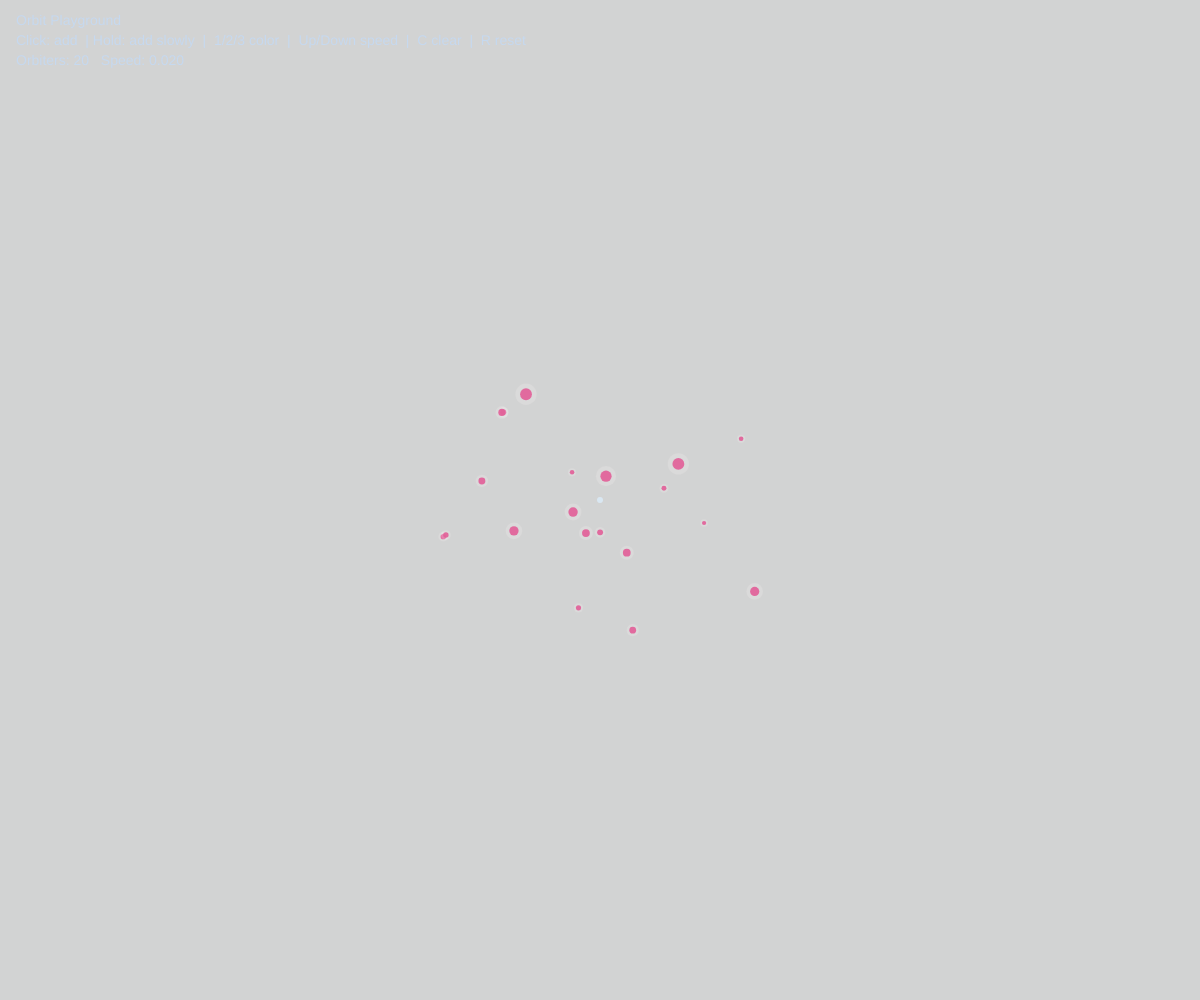
Frame 1 (no input)
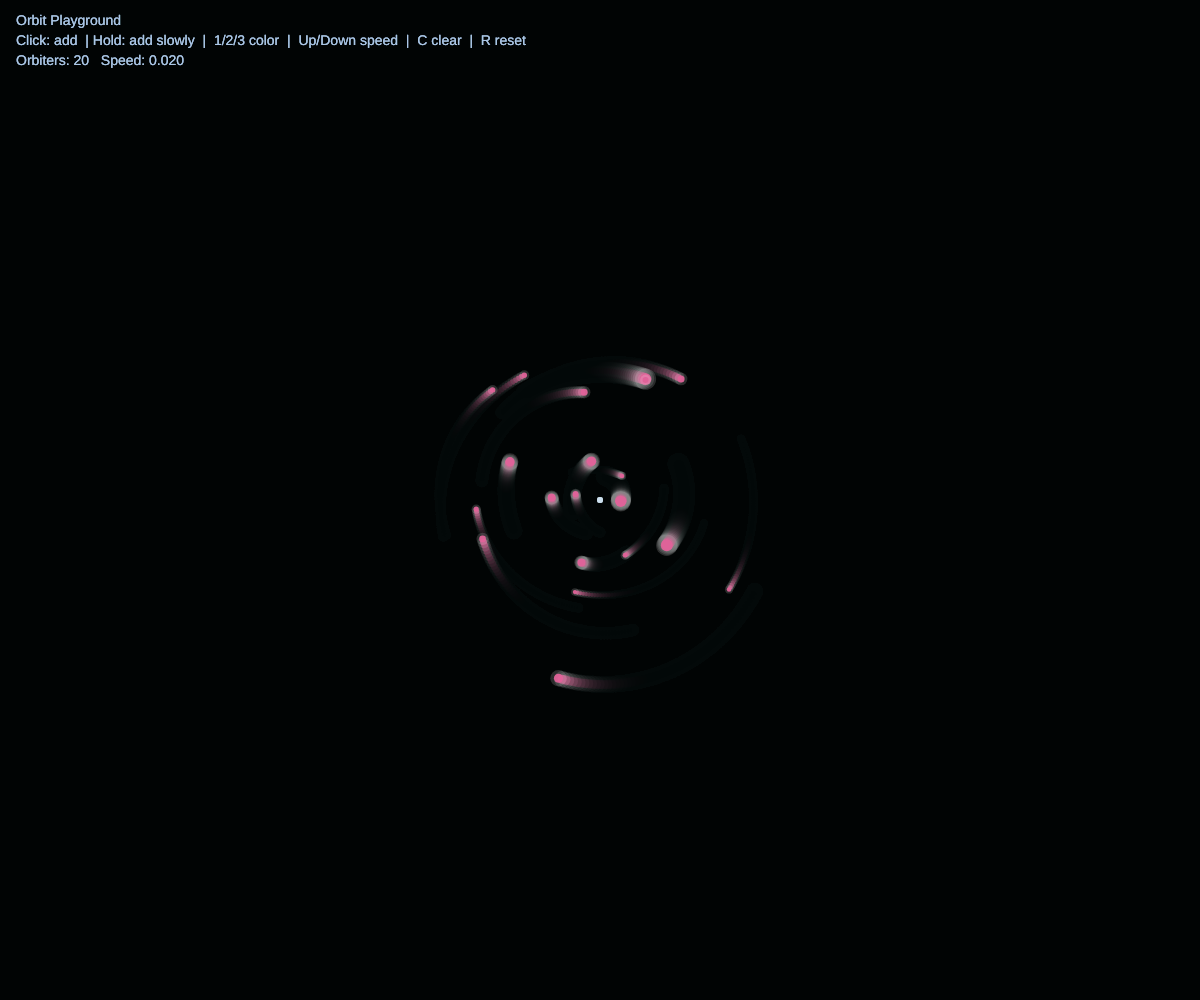
Frame 60 (no input)
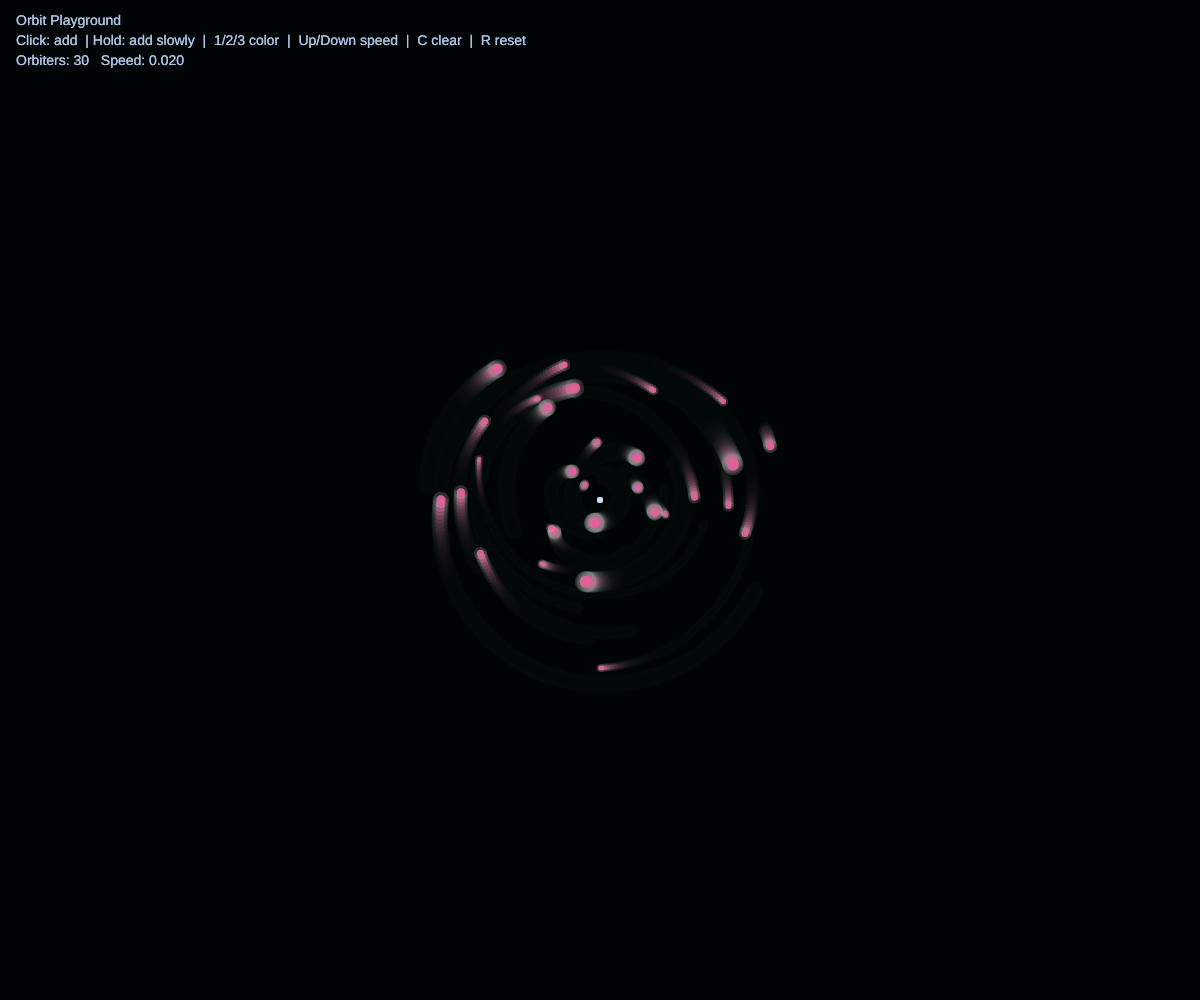
Frame 120 (the mouse pressed at the canvas centre since frame 60)

The p5.js sketch that drew these frames (run headless with seeded random() and noise() and a simulated clock; from frame 60 on, the mouse is pressed at the canvas centre):

// p5.js sketch
// ── sketch.js
// Orbit Playground
// Copyright belongs to Harvey Chowdhury

// Requirements used:
// 1 Loops (drawing/updating many circles each frame)
// 2 Arrays (storing many orbiters/circles)
// 3 Classes examples

// Controls:
// Left Click: add a new orbiter
// Hold mouse: add orbiters slowly
// press 1 / 2 / 3 to change color style
// Up / Down arrow kets: speed up / slow down
// C: clear orbiters
// R: reset to default

let orbiters = [];      
let colorMode = 1;
let globalSpeed = 0.02; //speed control



function setup() {
  createCanvas(windowWidth, windowHeight);
  noStroke();

  // start with a few orbiters
  for (let i = 0; i < 20; i++) {
    orbiters.push(new Orbiter(width / 2, height / 2));
  }
}




function draw() {
  // soft trail background
  background(5, 6, 10, 45);

  // (LOOP)update + display every orbiter
  for (let i = 0; i < orbiters.length; i++) {
    orbiters[i].update();
    orbiters[i].display();
  }

  // center point
  fill(220, 240, 255, 180);
  circle(width / 2, height / 2, 6);

  drawHUD();

  // Mouse hold to add orbiters slowly
  if (mouseIsPressed && frameCount % 6 === 0) {
    addOrbiter(mouseX, mouseY);
  }
}



// function addOrbiter(x, y) {
//   if (orbiters.length< 192) {
//     orbiters.push(new Orbiter(x, y);
// addOrbiter(mouseX, mouseY);
//   }
// }



function addOrbiter(x, y) {
  // keep it from getting too heavy
  // creates a new Orbiter at the given coordinates.
  if (orbiters.length < 300) {      // total number of orbiters to prevent the sketch from slowing down.
    orbiters.push(new Orbiter(x, y));
  }
}



// function mousePressed() {

//   if (portals.length < 6) {
//     portals.push(new Portal(mouseX, mouseY));
//     rings.push(new Ring(mouseX, mouseY))
//   } else {



//     rings.push(new Ring(mouseX, mouseY, true));
//   }
// }



function mousePressed() {
  addOrbiter(mouseX, mouseY);
}

function keyPressed() {
  if (key === "1") colorMode = 1;
  if (key === "2") colorMode = 2;
  if (key === "3") colorMode = 3;

  if (key === "c" || key === "C") orbiters = [];
  if (key === "r" || key === "R") resetScene();

  if (keyCode === UP_ARROW) globalSpeed += 0.005;
  if (keyCode === DOWN_ARROW) globalSpeed -= 0.005;

  //speed range so nothing gets stuck or crazy
  globalSpeed = constrain(globalSpeed, 0.002, 0.08);
}

function resetScene() {  //clears everything out like starting from beginning
  orbiters = [];
  colorMode = 1;
  globalSpeed = 0.02;

  for (let i = 0; i < 20; i++) {
    orbiters.push(new Orbiter(width / 2, height / 2));
  }
}


// function drawHUD() {
//   push();
//   noStroke();
//   fill(190, 220, 255, 160);
//   textSize(14);
//   textAlign(LEFT, TOP);
//   let line1 = "Neon Orbit Arcade  |  Mode: " + mode;
//   let line2 = "Hold mouse: emit  |  Click: orbi  |  1 Calm  2 Chaos  C Clear  R Reset";
//   text(l);
//   text(line2, 16, 34);



function drawHUD() {  // renders a simple heads‑up display on top of the canvas
  fill(190, 220, 255, 160);  // light blue color
  textSize(14);
  textAlign(LEFT, TOP);

  text("Orbit Playground", 16, 14);
  text(
    "Click: add  | Hold: add slowly  |  1/2/3 color  |  Up/Down speed  |  C clear  |  R reset",
    16, 34
  );

  text("Orbiters: " + orbiters.length + "   Speed: " + nf(globalSpeed, 1, 3), 16, 54);
}

function windowResized() {  // called automatically when the browser window changes size
  resizeCanvas(windowWidth, windowHeight);
}






class Orbiter {
  constructor(startX, startY) {
    // Each orbiter has its own orbit center at point of click
    this.cx = startX;
    this.cy = startY;

    //Orbit radius + angle
    this.r = random(20, 180);
    this.a = random(TWO_PI);

    //Individual angular speed with main speed for random effect
    this.s = random(0.5, 1.5);

    //Random size
    this.size = random(4, 12);

    //little drift from centre
    this.dx = random(-0.25, 0.25);
    this.dy = random(-0.25, 0.25);
  }

  update() {
    //orbit
    this.a += globalSpeed * this.s;

    //gentle drift of the orbit center
    this.cx += this.dx;
    this.cy += this.dy;

    // bounce the center drift off edges
    if (this.cx < 0 || this.cx > width) this.dx *= -1;
    if (this.cy < 0 || this.cy > height) this.dy *= -1;
  }

  display() {
    let x = this.cx + cos(this.a) * this.r;
    let y = this.cy + sin(this.a) * this.r;

    //color modes
    if (colorMode === 1) fill(220, 70, 135, 240);
    if (colorMode === 2) fill(170, 140, 255, 140);
    if (colorMode === 3) fill(120, 255, 190, 140);

    circle(x, y, this.size);

    //tiny glow dot
    fill(255, 255, 255, 40);
    circle(x, y, this.size * 1.8);
  }
}



// Copyright belongs to Harvey Chowdhury

// ── style.css
html, body {
  margin: 0;
  padding: 0;
  background: #05060a;
  overflow: hidden;
  font-family: system-ui, -apple-system, Segoe UI, Roboto, Arial, sans-serif;
}
canvas { display: block; }
